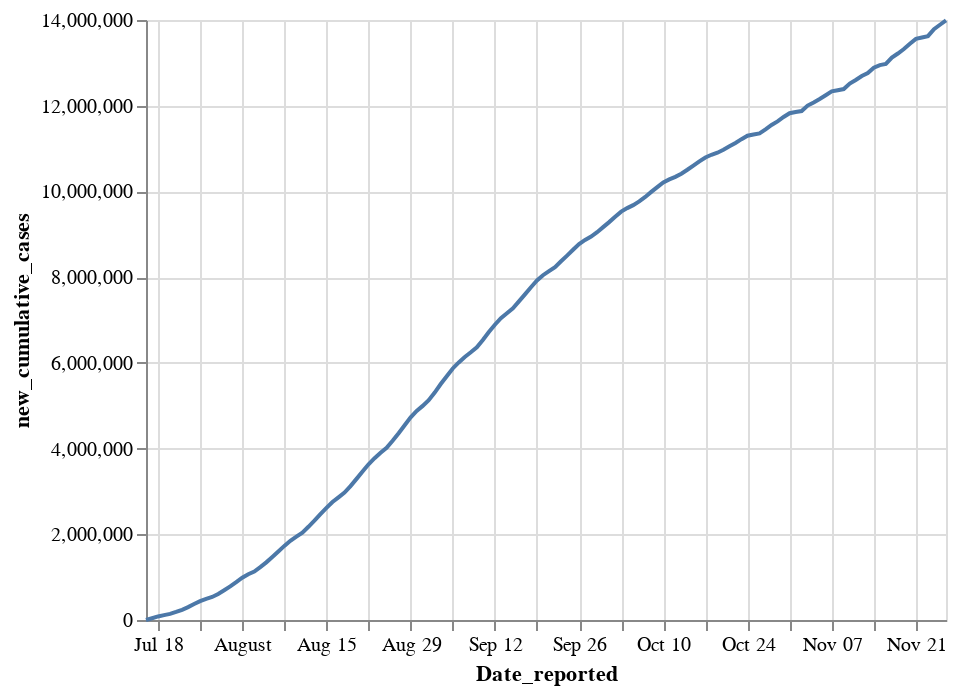

This figure's notebook cell:
### Code cell
alt.Chart(
    us_delta
).mark_line().encode(
    x = 'Date_reported:T', 
    y = 'new_cumulative_cases'
)

### Figure 1 — Vega-Lite specification as saved in the notebook (floating-point values rounded to 4 significant figures; data arrays with more than 128 entries replaced by an {"elided": "..."} marker saying what was removed)
{"config": {"view": {"continuousWidth": 400, "continuousHeight": 300}}, "data": {"name": "data-a121888a3b8d6d760092161920d53cc6"}, "mark": "line", "encoding": {"x": {"type": "temporal", "field": "Date_reported"}, "y": {"type": "quantitative", "field": "new_cumulative_cases"}}, "$schema": "https://vega.github.io/schema/vega-lite/v4.8.1.json", "datasets": {"data-a121888a3b8d6d760092161920d53cc6": {"elided": "134 records"}}}
